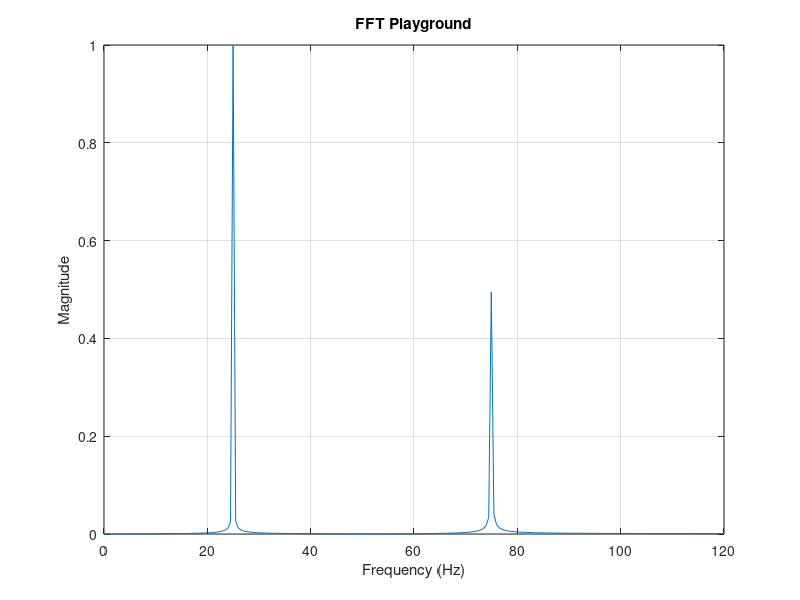

This chart was generated by the following MATLAB code:
clear; clc; close all;

fs = 1000;
t = 0:1/fs:2;

signal = sin(2*pi*25*t) + 0.5*sin(2*pi*75*t);

N = length(signal);
Y = fft(signal);
f = (0:floor(N/2))*fs/N;

A = abs(Y/N);
A = A(1:length(f));
A(2:end-1) = 2*A(2:end-1);

figure;
plot(f, A);
xlabel('Frequency (Hz)');
ylabel('Magnitude');
title('FFT Playground');
xlim([0 120]);
grid on;
